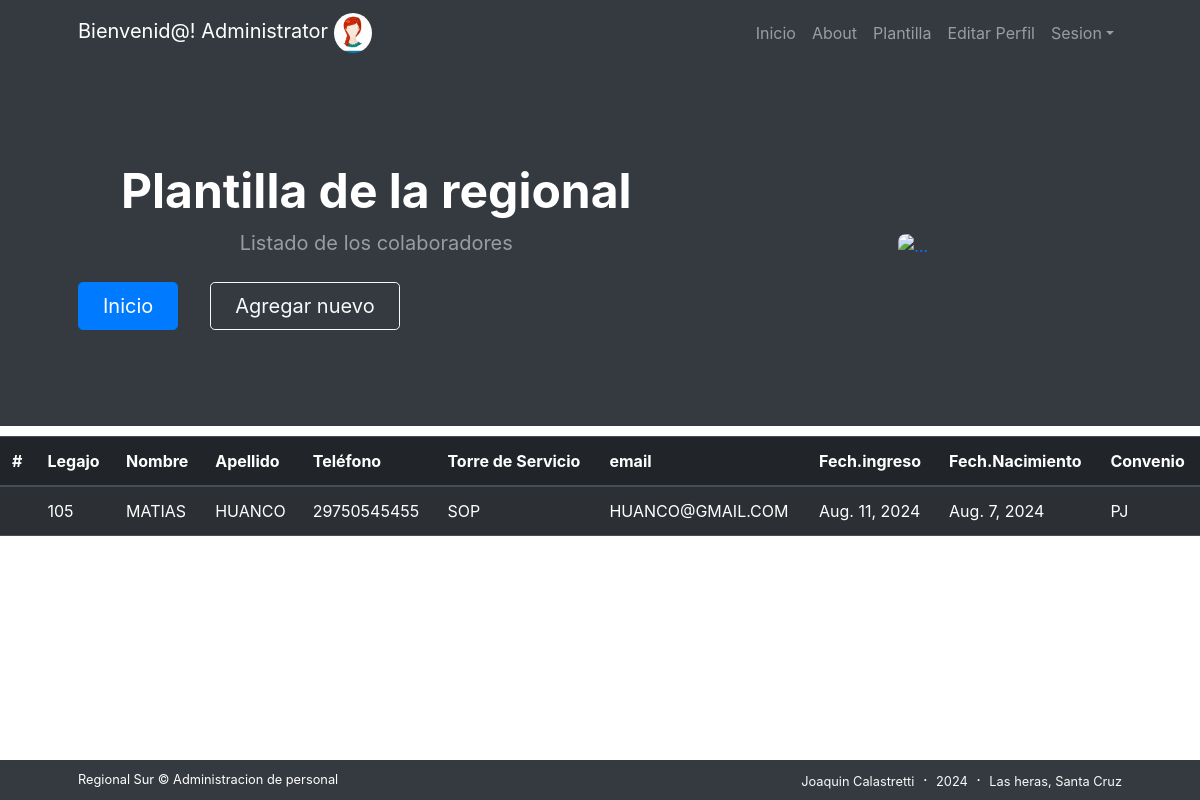
Screenshot of /empleados/3 (signed in) with the database file from the repository.
### Users/models.py (models this page shows, shortened)
class Avatar(models.Model):
    user = models.OneToOneField(User, on_delete=models.CASCADE)
    imagen = models.ImageField(upload_to="avatares",null=True,blank=True)

### Colaboradores/models.py (models this page shows, shortened)
class Empleado(models.Model):
    legajo = models.IntegerField(null=False)
    estado = models.CharField(
        max_length=15,
        choices=[(k, v) for k, v in ESTADO_OPCIONES.items()],
    )
    zona = models.CharField(
        max_length=220,
        choices=[(k, v) for k, v in ZONA_OPCIONES.items()],null=True
    )
    nombre = models.CharField(max_length=100)
    apellido = models.CharField(max_length=100)
    dni = models.IntegerField(null=False,default=0)
    email = models.EmailField()
    num_telefono = models.IntegerField()
    fecha_ingreso = models.DateField(null=True)
    fecha_nacimiento = models.DateField(null=False)
    torre_servicio = models.CharField(
        max_length=220,
        choices=[(k, v) for k, v in TORRE_OPCIONES.items()],
    )
    puesto = models.CharField(max_length=100)
    convenio = models.CharField(
        max_length=2,
        choices=[(k, v) for k, v in CONVENIO_OPCIONES.items()],
    )

### Colaboradores/views.py (the view)
# urls.py: path("empleados/<pk>",views.EmpleadoDetail.as_view(),name="detalle_empleados"),
class EmpleadoDetail(LoginRequiredMixin,DetailView):
    model = Empleado
    template_name = "detalle_empleados.html"

### Templates/detalle_empleados.html (shortened to what this page needs)
{% extends "Base.html" %}
{%load static%}
{%block header%}
<header class="bg-dark py-5">
    <div class="container px-5">
        <div class="row gx-5 align-items-center justify-content-center">
            <div class="col-lg-8 col-xl-7 col-xxl-6">
                <div class="my-5 text-center text-xl-start">
                    <h1 class="display-5 fw-bolder text-white mb-2">Plantilla de la regional</h1>
                    <p class="lead fw-normal text-white-50 mb-4">Listado de los colaboradores</p>
                    <div class="d-grid gap-3 d-sm-flex justify-content-sm-center justify-content-xl-start">
                        <a class="btn btn-primary btn-lg px-4 me-sm-3" href="{% url 'inicio'%}">Inicio</a>
                        <a class="btn btn-outline-light btn-lg px-4" href="{% url 'crear_empleado' %}">Agregar nuevo</a>
                    </div>
                </div>
            </div>
            <div class="col-xl-5 col-xxl-6 d-none d-xl-block text-center"><img class="img-fluid rounded-3 my-5" src="https://2.bp.blogspot.com/-SYGeCtU6jTA/VGJQTlz1v1I/AAAAAAAAF_8/zV-iomb9vlQ/s1600/Logo_Stefanini.png" alt="..." /></div>
        </div>
    </div>
</header>
{%endblock%}
{%block cambia%}
<table class="table table-striped table-dark" style="margin-top:10px">
    <thead>
      <tr>
        <th scope="col">#</th>
        <th scope="col">Legajo</th>
        <th scope="col">Nombre</th>
        <th scope="col">Apellido</th>
        <th scope="col">Teléfono</th>
        <th scope="col">Torre de Servicio</th>
        <th scope="col">email </th>
        <th scope="col">Fech.ingreso </th>
        <th scope="col">Fech.Nacimiento </th>
        <th scope="col">Convenio </th>
      </tr>
    </thead>
    <tbody>
      <tr>
        <th scope="row">{{ forloop.counter }}</th>
        <td>{{ empleado.legajo }}</td>
        <td>{{ empleado.nombre }}</td>
        <td>{{ empleado.apellido }}</td>
        <td>{{ empleado.num_telefono }}</td>
        <td>{{ empleado.torre_servicio }}</td>
        <td>{{ empleado.email }}</td>
        <td>{{ empleado.fecha_ingreso }}</td>
        <td>{{ empleado.fecha_nacimiento }}</td>
        <td>{{ empleado.convenio }}</td>
      </tr>
    </tbody>
</table>
{%endblock%}

### Templates/Base.html (shortened to what this page needs)
<!DOCTYPE html>
{%load static%}
<html lang="en">
    <head>
        <link href="https://cdn.jsdelivr.net/npm/bootstrap-icons@1.5.0/font/bootstrap-icons.css" rel="stylesheet" />
        <link href="{% static 'css/styles.css' %}" rel="stylesheet" />
    </head>
    <body class="d-flex flex-column h-100">
        <main class="flex-shrink-0">
            <nav class="navbar navbar-expand-lg navbar-dark bg-dark">
                <div class="container px-5">
                    {%if request.user.is_authenticated%}
                    <a class="navbar-brand " > Bienvenid@! {{request.user.username}} <img class ="rounded-circle"src="{{request.user.avatar.imagen.url}}"height="40px"> </a>
                    {%endif%}
                    <div class="collapse navbar-collapse" id="navbarSupportedContent">
                        <ul class="navbar-nav ms-auto mb-2 mb-lg-0">
                            <li class="nav-item"><a class="nav-link" href="{% url "inicio" %}">Inicio</a></li>
                            <li class="nav-item"><a class="nav-link" href="{% url "about" %}">About</a></li>
                            {% if request.user.is_superuser %}
                                <li class="nav-item"><a class="nav-link" href="{% url 'lista_empleados' %}">Plantilla</a></li>
                                <li class="nav-item"><a class="nav-link" href="{% url 'EditarPerfil' %}">Editar Perfil</a></li>
                            {% endif %}
                            <li class="nav-item dropdown">
                                <a class="nav-link dropdown-toggle" id="navbarDropdownPortfolio" href="#" role="button" data-bs-toggle="dropdown" aria-expanded="false">Sesion</a>
                            </li>
                        </ul>
                    </div>
                </div>
            </nav>
          {%block header%}{%endblock%}
            {% block cambia %}{% endblock   %}
        {%block footer%}
        <footer class="bg-dark py-2 mt-auto" style="position: fixed; bottom: 0; width: 100%; margin-left: 0 !important; margin-bottom: 0px;">
            <div class="container px-5">
                <div class="row align-items-center justify-content-between flex-column flex-sm-row">
                    <div class="col-auto"><div class="small m-0 text-white">Regional Sur &copy; Administracion de personal</div></div>
                    <div class="col-auto">
                        <a class="link-light small" >Joaquin Calastretti</a>
                        <span class="text-white mx-1">&middot;</span>
                        <a class="link-light small" >2024</a>
                        <span class="text-white mx-1">&middot;</span>
                        <a class="link-light small" >Las heras, Santa Cruz</a>
                    </div>
                </div>
            </div>
        </footer>
        {%endblock%}
        <link href="https://stackpath.bootstrapcdn.com/bootstrap/4.5.2/css/bootstrap.min.css" rel="stylesheet">
    </body>
</html>

### rows the page displays
Empleado: legajo "105", nombre "MATIAS", apellido "HUANCO", num_telefono "29750545455", torre_servicio "SOP", email "HUANCO@GMAIL.COM", fecha_ingreso "Aug. 11, 2024", fecha_nacimiento "Aug. 7, 2024", convenio "PJ"

### other values shown
{{ request.user.username }} "Administrator"
